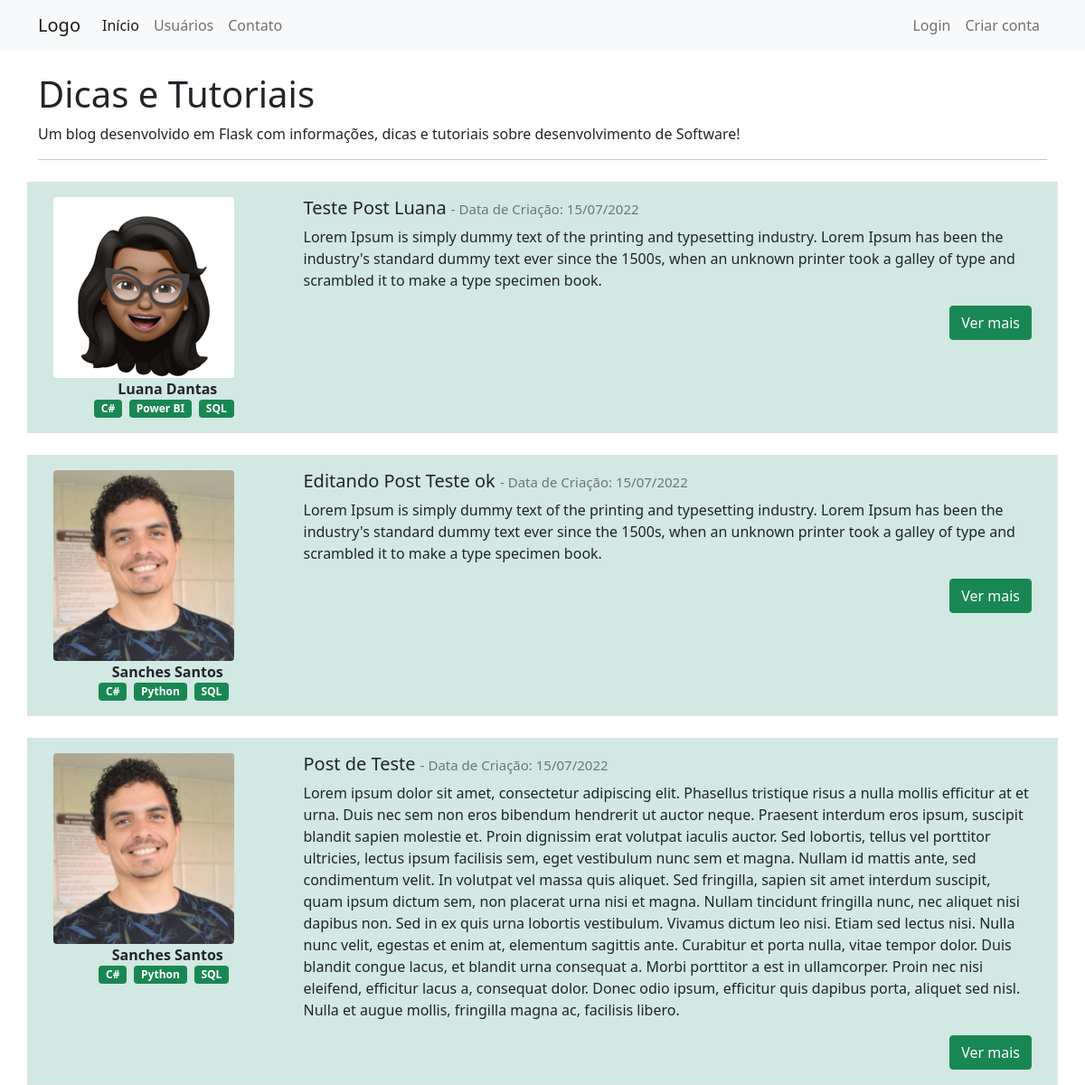
Before: / with the older database file.
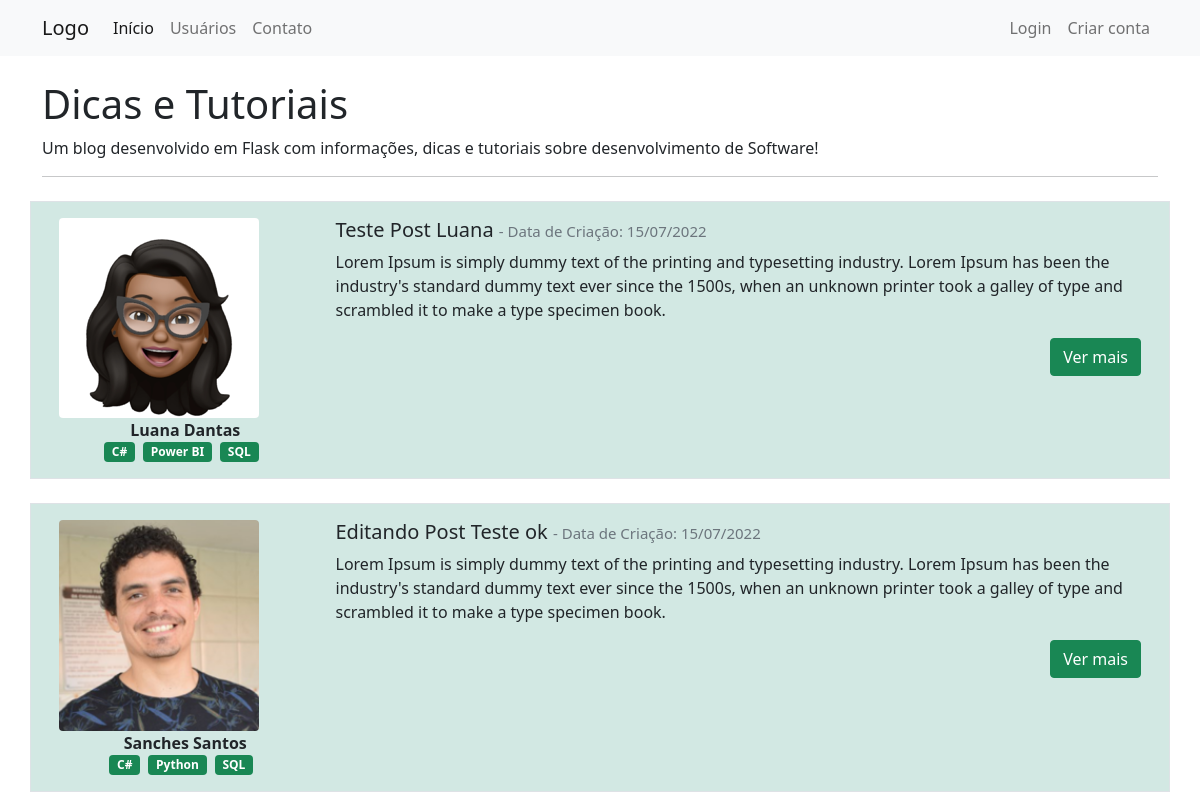
After: the same page with the newer database file.
### appcomunidade/models.py (models this page shows, shortened)
class Post(database.Model):
    id = database.Column(database.Integer, primary_key=True)
    titulo = database.Column(database.String, nullable=False)
    corpo = database.Column(database.Text, nullable=False)
    data_criacao = database.Column(database.DateTime, nullable=False, default=datetime.utcnow)
    id_usuario = database.Column(database.Integer, database.ForeignKey('usuario.id'), nullable=False )

class Usuario(database.Model, UserMixin):
    id = database.Column(database.Integer, primary_key=True)
    username = database.Column(database.String, nullable=False)
    email = database.Column(database.String, nullable=False, unique=True)
    senha = database.Column(database.String, nullable=False)
    foto_perfil = database.Column(database.String, default='default.jpg')
    posts = database.relationship('Post', backref='autor', lazy=True)
    cursos = database.Column(database.String, nullable=False, default='Não informado')

### appcomunidade/routes.py (the view)
@app.route("/")
def home():
    posts = Post.query.order_by(Post.id.desc())
    path_foto_perfil = url_for('static', filename='fotos_perfil/')
    return render_template('home.html', posts = posts, path_foto_perfil = path_foto_perfil)

### appcomunidade/templates/home.html
{% extends 'base.html' %} {% block body %}
<div class="container mt-4">
  <h1>Dicas e Tutoriais</h1>
  <p>
    Um blog desenvolvido em Flask com informações, dicas e tutoriais sobre
    desenvolvimento de Software!
  </p>
  <hr />
  {% for post in posts %}
  <div class="row border mt-4 p-3 criarPost">
    <div class="col-3">
      <div class="image pe-2">
        <img
          src="{{ path_foto_perfil + post.autor.foto_perfil }}"
          class="rounded"
          width="200"
        />
      </div>
      <div class="row">
        <div class="col d-flex justify-content-center">
          <strong> {{post.autor.username}} </strong>
        </div>
      </div>
      <div class="row">
        <div class="col d-flex justify-content-center">
          {% for curso in post.autor.cursos.split(';') %}
          <span class="badge bg-success me-2">{{ curso }}</span>
          {% endfor %}
        </div>
      </div>
    </div>
    <div class="col-9">
      <h5 class="">
        {{ post.titulo }}
        <small class="text-muted" style="font-size: 15px">
          - Data de Criação: {{ post.data_criacao.strftime('%d/%m/%Y') }}</small
        >
      </h5>
      <p>{{ post.corpo }}</p>
      <div class="d-flex justify-content-end">
        <a href="{{ url_for('exibir_post', post_id = post.id) }}">
          <button type="button" class="btn btn-success">Ver mais</button>
        </a>
      </div>
    </div>
  </div>
  {% endfor %}
</div>
{% endblock %}

### appcomunidade/templates/base.html (shortened to what this page needs)
<!DOCTYPE html>
<html lang="pt-br">
    <head>
        <link
            href="https://cdn.jsdelivr.net/npm/bootstrap@5.0.2/dist/css/bootstrap.min.css"
            rel="stylesheet"
        />
        <link
            rel="stylesheet"
            type="text/css"
            href="{{ url_for('static', filename='main.css') }}"
        />
    </head>
    <body>
        {% include 'navbar.html' %}
        {% block body %} {% endblock %}
    </body>
</html>

### appcomunidade/templates/navbar.html (shortened to what this page needs)
<nav class="navbar navbar-expand-lg navbar-light bg-light">
  <div class="container">
    <a class="navbar-brand" href="{{ url_for('home')}}">Logo</a>
    <div class="collapse navbar-collapse" id="navbarSupportedContent">
      <ul class="navbar-nav me-auto mb-2 mb-lg-0">
        <li class="nav-item">
          <a class="nav-link active" aria-current="page" href="{{ url_for('home')}}">Início</a>
        </li>
        <li class="nav-item">
          <a class="nav-link" href="{{ url_for('usuarios')}}">Usuários</a>
        </li>
        <li class="nav-item">
          <a class="nav-link" href="{{ url_for('contato')}}">Contato</a>
        </li>
      </ul>
      <ul class="navbar-nav d-flex">
        {% if current_user.is_authenticated %}
          <li class="nav-item">
            <a class="nav-link" href="{{ url_for('criar_post')}}">Criar Post</a>
          </li>
          <li class="nav-item">
            <a class="nav-link" href="{{ url_for('perfil')}}">Meu Perfil</a>
          </li>
          <li class="nav-item">
            <a class="nav-link" href="{{ url_for('sair')}}">Sair</a>
          </li>
        {% else %}
        <li class="nav-item">
          <a class="nav-link" href="{{ url_for('login')}}">Login</a>
        </li>
        <li class="nav-item">
          <a class="nav-link" href="#">Criar conta</a>
        </li>
        {% endif %}
      </ul>
    </div>
  </div>
</nav>

### appcomunidade/static/main.css (style rules this page uses)
.criarPost { background-color: #d2e8e3; }

Changed rows visible on the page:
removed Post: foto_perfil (picture), autor.username "Sanches Santos", curso "C#" "Python" "SQL", titulo "Post de Teste", data_criacao "15/07/2022", corpo "Lorem ipsum dolor sit amet, consectetur adipiscing elit. Phasellus tristique risus a nulla mollis efficitur at et urna. Duis nec sem non eros bibendum hendrerit ut auctor neque. Praesent interdum eros ipsum, suscipit blandit sapien molestie et. Proin dignissim erat volutpat iaculis auctor. Sed lobortis, tellus vel porttitor ultricies, lectus ipsum facilisis sem, eget vestibulum nunc sem et magna. Nullam id mattis ante, sed condimentum velit. In volutpat vel massa quis aliquet. Sed fringilla, sapien sit amet interdum suscipit, quam ipsum dictum sem, non placerat urna nisi et magna. Nullam tincidunt fringilla nunc, nec aliquet nisi dapibus non. Sed in ex quis urna lobortis vestibulum. Vivamus…"
